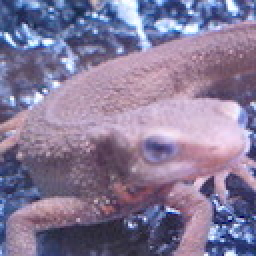
#> input picture Question_01_10/imori.jpg, 128 x 128 px, found by its file name (shown 2 times larger)
$ python prac_14.py   (older library calls are emulated)
#> lines starting #> are read from the running program, lines starting #| are printed output that depends on the picture
#> further down, img is the input picture: shape (128, 128, 3); mean B, G, R 152.8, 121.8, 134.1
import cv2
import numpy as np

def BGR2GRAY(img):
  b = img[:,:,0].copy()
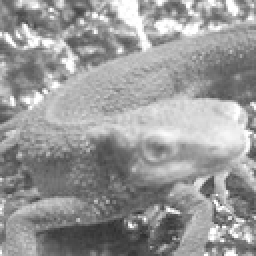
#> b: shape (128, 128) (shown 2 times larger); min 46, max 255, mean 152.8
  g = img[:,:,1].copy()
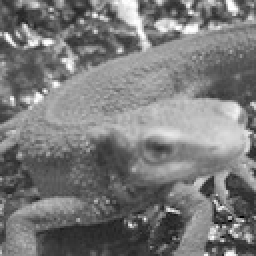
#> g: shape (128, 128) (shown 2 times larger); min 0, max 255, mean 121.8
  r = img[:,:,2].copy()
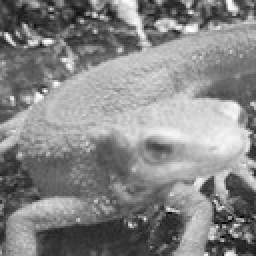
#> r: shape (128, 128) (shown 2 times larger); min 0, max 255, mean 134.1

  out = 0.2126*r + 0.7152*g + 0.0722*b
  out = out.astype(np.uint8)
  return out

def grad_filter(img, K_size=3):

#> called with K_size = 3
  H, W= img.shape
#> H = 128; W = 128

  ## Zero padding
  pad = K_size // 2
  out = np.zeros((H + pad * 2, W + pad * 2), dtype=np.float) #上下左右に1pxずつ0でpadding⇒×2
  out[pad: pad + H, pad: pad + W] = img.copy().astype(np.float)
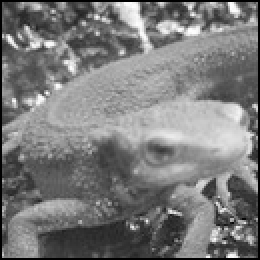
#> out: shape (130, 130) float64 (shown 2 times larger); min 0, max 254, mean 122.3

  ## prepare Kernel
  K = np.array([[0., -1., 0.],[0., 1., 0.],[0., 0., 0.]])
  # K= np.array([[0., 0., 0.],[-1., 1., 0.],[0., 0., 0.]])


  tmp = out.copy()

  # filtering
  for y in range(H):
    for x in range(W):
      out[pad + y, pad + x] = np.sum(K*tmp[y: y + K_size, x: x + K_size ])
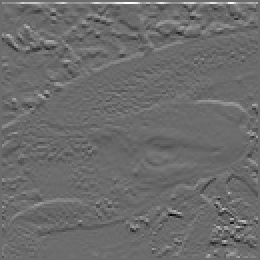
#> out: shape (130, 130) float64 (shown 2 times larger); min -186, max 253, mean 0.8; drawn with min black and max white

  # clip操作で0~255に収める操作結構重要
  out = np.clip(out, 0, 255)
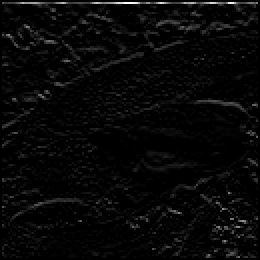
#> out: shape (130, 130) float64 (shown 2 times larger); min 0, max 253, mean 7.5
  out = out[pad: pad + H, pad: pad + W].astype(np.uint8)
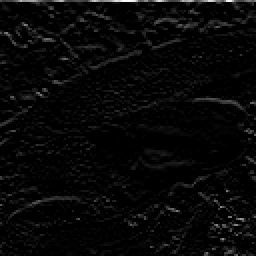
#> out: shape (128, 128) (shown 2 times larger); min 0, max 253, mean 7.7
  return out

#read_img
img = cv2.imread('Question_01_10\imori.jpg')
out = BGR2GRAY(img)
out = grad_filter(out, K_size=3)

#result_img
# cv2.imwrite('answers_image/answer4.jpg',img2)
cv2.imshow('result',out)
cv2.waitKey(0)
cv2.destroyAllWindows()
